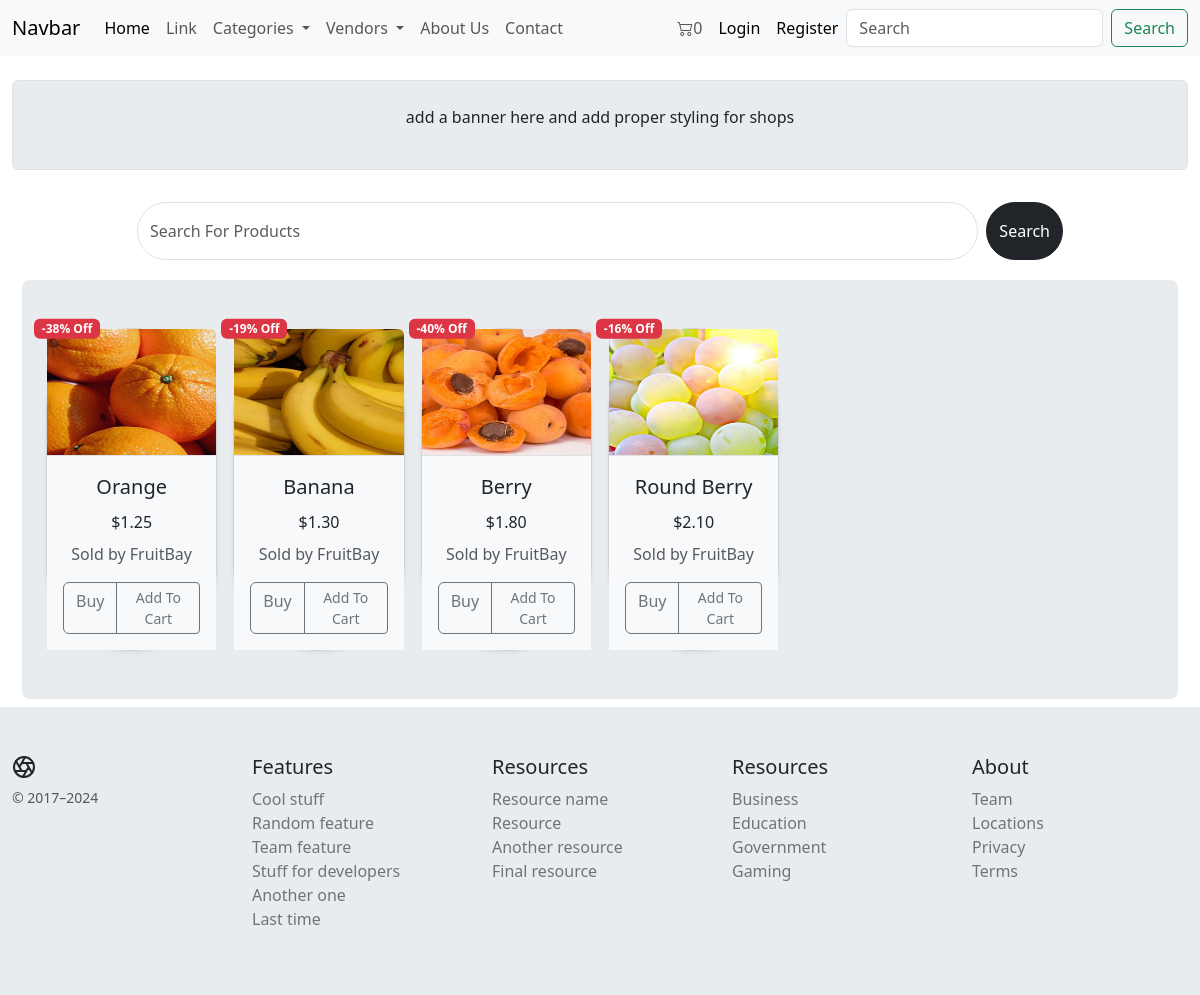
The page /shop/vendors/VEN:iBL234pU7X/ on the database its author committed.
### core/models.py (models this page shows, shortened)
class Product(models.Model):
    PID = ShortUUIDField(
        unique=True, length=10, prefix="PID:", max_length=15)
    title = models.CharField(max_length=100, default='Sample')
    desc = models.CharField(
        max_length=500, default='lorem lroeam ipsm lorem doooi')
    specifications = models.TextField(null=True, blank=True)
    category = models.ForeignKey(
        Category, on_delete=models.SET_NULL, null=True, related_name='product_category')
    vendor = models.ForeignKey(
        Vendor, on_delete=models.SET_NULL, null=True, blank=True, related_name='product_vendor')
    image = models.ImageField(upload_to='Product_images')
    in_stock = models.BooleanField(default=True)
    featured_on_home_page = models.BooleanField(default=False)
    price = models.DecimalField(
        max_digits=12, decimal_places=2, default='4.99')
    discount_amount = models.DecimalField(
        max_digits=12, decimal_places=2, default=0)
    product_status = models.CharField(
        max_length=20, choices=Product_Choices, default='active')
    date_added = models.DateTimeField(auto_now_add=True)
    updated = models.DateTimeField(auto_now=True, null=True)
    tags = TaggableManager(blank=True)
    def price_after_discount(self):
        return self.price - self.discount_amount
    def discount_percentage(self):
        if self.price > 0:
            return (self.discount_amount / self.price) * 100
        else:
            return 0

class Vendor(models.Model):
    VID = ShortUUIDField(unique=True, length=10, prefix="VEN:", max_length=15)
    title = models.CharField(max_length=100)
    image = models.ImageField(upload_to='Vendor_images')
    desc = models.CharField(max_length=600, blank=True,
                            null=True, default='description for vendor')
    user = models.ForeignKey(
        customUser, related_name='vendor_user', on_delete=models.SET_NULL, null=True)
    address = models.CharField(
        max_length=500, default="ABC 2nd St Kdl Kollm Kerla Ind")
    contact = models.CharField(max_length=20, default='+91 9999955555')
    message_response_time = models.CharField(max_length=10, default='2 Days')
    shipping_time = models.CharField(max_length=10, default='4 Days')
    authentic_rating = models.CharField(max_length=10, default='100%')
    return_days = models.CharField(max_length=10, default='7 Days')
    warrenty_period = models.CharField(max_length=10, default='30 Days')
    def __str__(self):
        return self.title

### core/views.py (the view)
# urls.py: path('shop/vendors/<VID>/', views.vendor_shop_view, name='vendor_shop_view'),
def vendor_shop_view(request, VID):
    vendor = get_object_or_404(Vendor, VID=VID)
    products_of_vendor = Product.objects.filter(vendor=vendor)
    context = {
        'vendor': vendor,
        'products_of_vendor': products_of_vendor
    }
    return render(request, 'core/vendor_shop.html', context)

### core/context_processors.py (called while the page is built)
def context_fn(request):
    categories = Category.objects.all()
    vendors = Vendor.objects.all()
    if "cart_data_object" in request.session:
        cart_items_count = len(request.session['cart_data_object'])
    else:
        cart_items_count = 0
    context = {
        'categories_context': categories,
        'vendors_context': vendors,
        'cart_items_count_context': cart_items_count,
    }
    return context

### core/models.py (called while the page is built)
    def __str__(self):
        return self.title

### templates/core/vendor_shop.html (shortened to what this page needs)
{% extends 'core/base.html' %}
{% block content %}
{%load static %}
<div class="container-fluid">
    <div class="row bg-body-secondary my-4 p-3 border rounded mx-auto">
        <div class="col-12 p-2">
            <ul class="nav justify-content-center">
                <p>add a banner here and add proper styling for shops</p>
            </ul>
        </div>
    </div>
</div>
<div class="container m-2 mx-auto">
    <div class="row justify-content-center rounded-pill ">
        <div class="col-lg-10 py-lg-2 py-md-2 py-sm-1 py-1">
            <form class="d-flex" role="search" action="{% url 'core:search' %}" method="get">
                <input required name="q" class="form-control rounded-pill py-lg-3 py-md-3 py-sm-3 py-3 me-2"
                    type="search" placeholder="Search For Products" aria-label="Search">
                <button class="btn btn-dark rounded-pill" type="submit">Search</button>
            </form>
        </div>
    </div>
</div>
<div class="container m-1 p-1 mx-auto">
    <div class="row justify-content-center align-items-stretch">
        <div class="col-lg-12 col-md-12 bg-body-secondary rounded-3 ">
            <div class="album py-5 ">
                <div class="container">
                    <div class="row row-cols-1 row-cols-sm-2 row-cols-md-3 g-3">
                        {% for p in products_of_vendor %}
                        <div class="col-xl-2 col-lg-3 col-md-3 col-sm-6">
                            <div class="card shadow-sm border-1 rounded-pill rounded-3"
                                style="max-width: 250px; position: relative;">
                                <div class="position-absolute top-0 start-0 translate-middle badge bg-danger"
                                    style="z-index: 1; margin-left: 20px;">
                                    -{{p.discount_percentage|floatformat:0}}% Off
                                </div>
                                <a href="{% url 'core:product_detail_view' p.PID %}"
                                    class="text-decoration-none text-dark">
                                    <div class="ratio ratio-4x3">
                                        <img src="{{ p.image.url }}"
                                            class="bd-placeholder-img card-img-top img-responsive border-1 border-bottom  rounded-top"
                                            width="100%" height="100%" role="img" preserveAspectRatio="xMidYMid slice"
                                            focusable="false">
                                    </div>
                                    <div class="card-body bg-body-tertiary">
                                        <p class="card-title text-center fs-5">{{p.title}}</p>
                                </a>
                                <p class="card-title text-center fs-6">${{p.price_after_discount}}</p>
                                <p class="card-text text-center"><small class="text-body-secondary fs-6">Sold by
                                        {{p.vendor}}</small></p>
                                <div class="d-flex justify-content-between align-items-center">
                                    <div class="btn-group bg-body-tertiary">
                                        <a href="{% url 'core:buy_now' p.PID %}" class="btn btn-outline-secondary">
                                            Buy
                                        </a>
                                        <button type="button" class="btn btn-outline-secondary btn-sm add-to-cart-btn"
                                            data-index="{{p.id}}" id="add-to-cart-btn">
                                            Add To Cart
                                        </button>
                                    </div>
                                </div>
                            </div>
                        </div>
                    </div>
                    {%endfor%}
                </div>
            </div>
{%endblock content%}

### static/css/styles.css (style rules this page uses)
html { scroll-behavior: smooth; }

### rows shown on the page
Product: discount_percentage "38", image (picture), title "Orange", price_after_discount "1.25", vendor "FruitBay"
Product: discount_percentage "19", image (picture), title "Banana", price_after_discount "1.30", vendor "FruitBay"
Product: discount_percentage "40", image (picture), title "Berry", price_after_discount "1.80", vendor "FruitBay"
Product: discount_percentage "16", image (picture), title "Round Berry", price_after_discount "2.10", vendor "FruitBay"

### other values the page prints
{{ cart_items_count_context }} "0"
